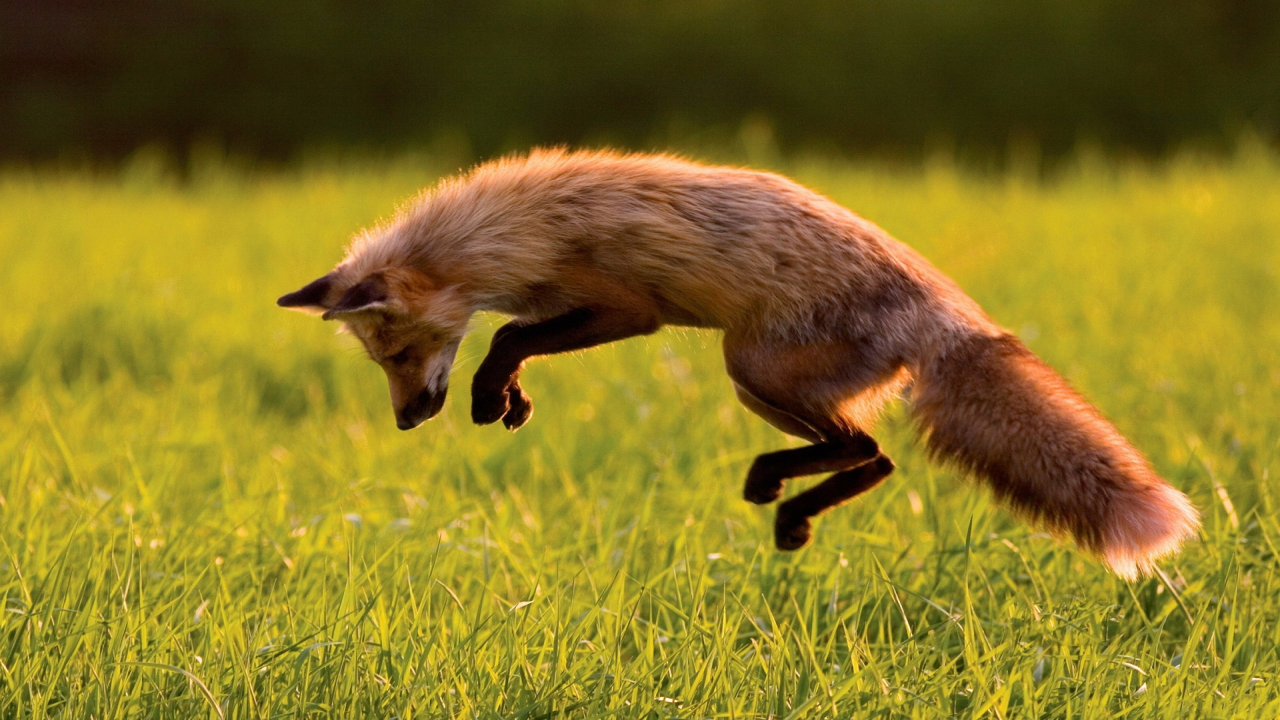
#> input picture Computer Vision Python/red-fox.jpg, 3840 x 2160 px (shown at 1/3 size)
$ jupyter execute --allow-errors mv_pythoncourse.ipynb
#> lines starting #> are read from the running program, lines starting #| are printed output that depends on the picture
[cell 1]
sample = 'here we have a string of length 34'
len_sample = len(sample)
print(len_sample)

[cell 2]
w_index = sample.find('w')
print(w_index)

[cell 3]
print(sample[5])

[cell 4]
pstring = sample[5:21]
print(pstring)

[cell 5]
sample = sample + '. this part has added'
print(sample)

[cell 6]
sample += '. this part has added'
print(sample)

[cell 7]
sample = sample.replace(' ', '')
print(sample)

[cell 8]
a = 23
print(type(a))
a = str(23)
print(type(a))
a = int(a)
print(type(a))

[cell 9]
sample = [6, 5, 4, 1, 5, 5, 3, 6, 1, 8, 7, 1, 8, 9, 3]
print(sample)

[cell 10]
sample.append(10)
print(sample)

[cell 11]
pvalue = sample.pop()
print(sample)
print(pvalue)

[cell 12]
pvalue = sample.pop(10)
print(sample)

[cell 13]
sample.extend([9, 4, 6])
print(sample)

[cell 14]
sindex = sample.index(5)
print(sindex)

[cell 15]
sample.remove(5)
print(sample)

[cell 16]
sample.insert(1, 5)
print(sample)

[cell 17]
sample = {'a':0, 'b':1, 'c':3, 'd':4, 'e':5}
print(sample)

[cell 18]
print(sample['c'])

[cell 19]
print(sample.keys(), type(sample.keys()))
print(sample.values(), type(sample.values()))
print(sample.items(), type(sample.items()))

[cell 20]
a = 'case3'

if a == 'case0':
    a = 'case3'
elif a == 'case1':
    a = 'case1'
elif a == 'case3':
    a = 'case2'
else:
    a = 'case0'

print(a)

[cell 21]
b = True
if b is not False:
    b = False
print(b)

[cell 22]
if 'we' in sample:
    print(sample)

[cell 23]
for i in range(10):
    print(i)

[cell 24]
for i in range(5, 20):
    print(i)

[cell 25]
for s in sample:
    print(s)

[cell 26]
c = 0
#> (the rest of this cell did not finish here and is left out)

[cell 27]
def sample_method(in0, in1):
    return (in0+in1)

print(sample_method(1, 2))
print(sample_method('a', 'b'))

[cell 28]
def sample_method(in0, in1, *args):
    print(in0, in1, args[2])

a = [1, 2, 3,4]
sample_method('a', 'b', *a)

[cell 29]
def sample_method(in0, in1, **kwargs):
    if 'has_kwargs' in kwargs:
        print(in0, in1, kwargs['has_kwargs'])

b = dict(s0=0, s1=1, has_kwargs=True)
sample_method('a', 'b', **b)

[cell 30]
class Sample():
    a = 10
    b = 12

sample = Sample()
print(sample.a)
print(sample.b)

[cell 31]
print(Sample.a)

[cell 32]
class Sample():
    def __init__(self, arg0, arg1):
        self.arg1 = arg1
        self.arg0 = arg0

    def set_attr(self, arg0, arg1):
        self.arg1 = arg1
        self.arg0 = arg0

sample = Sample('a', 'b')
print(sample.arg0, sample.arg1)

[cell 33]
sample.set_attr('c', 'd')
print(sample.arg0, sample.arg1)

[cell 34]
from test.test1 import Test1
#> (the rest of this cell did not finish here and is left out)

[cell 35]
import numpy as np

#> (a cell that did not finish here is left out)

[cell 37]
sample = np.array([[2, 3, 3], [2, 3, 1], [1, 1,1]])

[cell 38]
print(sample.shape)

[cell 39]
sample = np.zeros((3, 4))
print(sample)

[cell 40]
sample = np.ones((3, 4))
print(sample)

[cell 41]
sample = np.eye(4)

[cell 42]
sample = np.random.randint(3, 13, (15,15))
print(sample)

[cell 43]
sample =  np.random.rand(4, 5)
print(sample)

[cell 44]
sample = np.random.randn(4, 5)
print(sample)

[cell 45]
sample = np.random.normal(2, 3, (4, 5))
print(sample)

[cell 46]
sample = sample.reshape(2, 10)
print(sample)

[cell 47]
a = 2*np.ones((4, 5))
b = 3*np.ones((4, 5))
print(a)
print(b)

[cell 48]
c = np.hstack((a, b))
print(c)

[cell 49]
c = np.vstack((a, b))
print(c)

[cell 50]
c = np.multiply(a, b)
print(c)
c = a*b
print(c)

[cell 51]
c = np.matmul(a, b.T)
print(c)
c = a@b.T
print(c)

[cell 52]
import matplotlib.pyplot as plt

[cell 53]
x = sorted(np.random.randint(1, 15, (20,)))
y = np.random.randint(1, 15, (20,))
plt.plot(x, y, c='red')
plt.show()
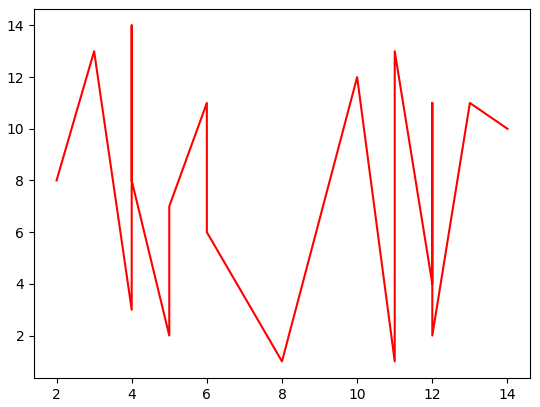
#> figure drawn by matplotlib, 1 panel

[cell 54]
plt.scatter(x, y, c='green')
plt.plot(x, y, c='red')
plt.show()

[cell 55]
import cv2

[cell 56]
image = cv2.imread('red-fox.jpg', cv2.IMREAD_COLOR)
#> image is the input picture: shape (2160, 3840, 3); mean B, G, R 33.4, 115.4, 133.4
plt.imshow(image)

[cell 57]
plt.imshow(cv2.cvtColor(image, cv2.COLOR_BGR2RGB))

[cell 58]
import matplotlib.image as mpimg

[cell 59]
image = mpimg.imread('red-fox.jpg')
plt.imshow(image)

[cell 60]
print(type(image))
#| <class 'numpy.ndarray'>
